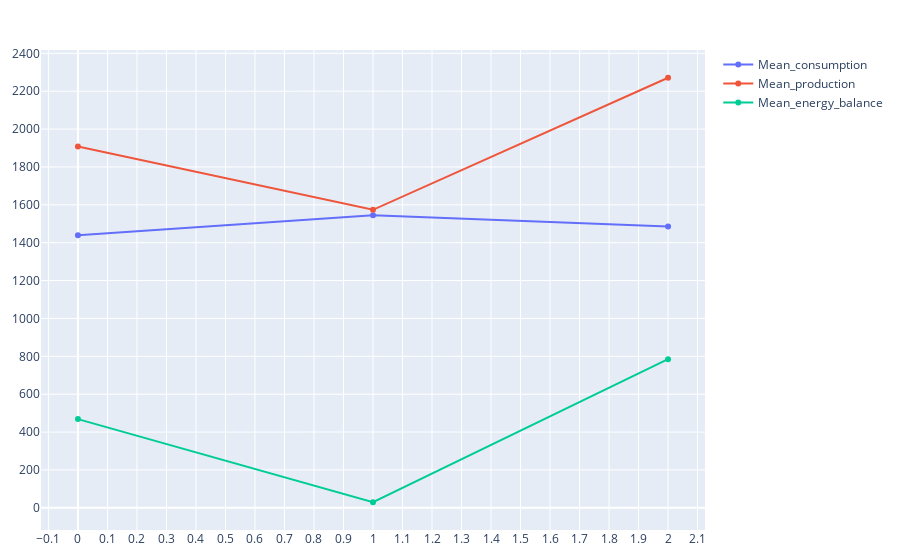

Notebook source saved alongside this figure:
### Code cell
fig = go.Figure(data=[
    go.Line(name='Mean_consumption', y=(line_data["Mean_consumption"])),
    go.Line(name='Mean_production', y=line_data["Mean_production"]),
    go.Line(name='Mean_energy_balance', y=(line_data["Mean_production"] - line_data["Mean_consumption"]))
]
)

fig.update_layout(margin=dict(
    l=30,
    r=30,
    b=30,
    t=50,
), xaxis_nticks=30,
    yaxis_nticks=20
    # annotations=annotations,
)

fig.show()

### Figure 1 — Plotly figure (JSON) as saved in the notebook; plotly's stock layout.template omitted (floating-point values rounded to 4 significant figures)
{"data": [{"name": "Mean_consumption", "type": "scatter", "y": [1440.0, 1544.0, 1486.0]}, {"name": "Mean_production", "type": "scatter", "y": [1908.0, 1574.0, 2271.0]}, {"name": "Mean_energy_balance", "type": "scatter", "y": [468.5, 29.32, 785.0]}], "layout": {"margin": {"b": 30, "l": 30, "r": 30, "t": 50}, "xaxis": {"nticks": 30}, "yaxis": {"nticks": 20}}}
